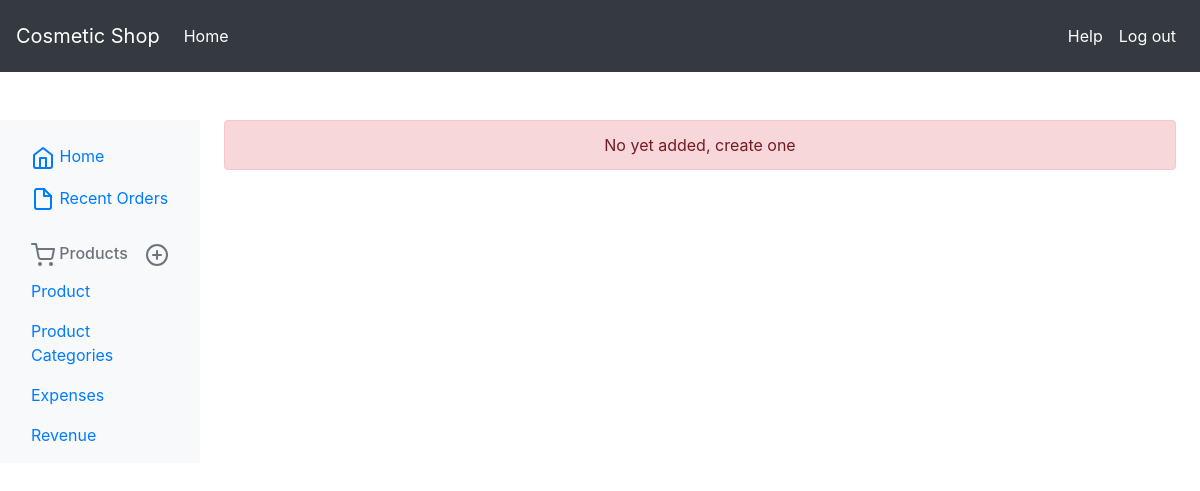
Page /manage/list-of-category/ (signed in) on the earlier database version.
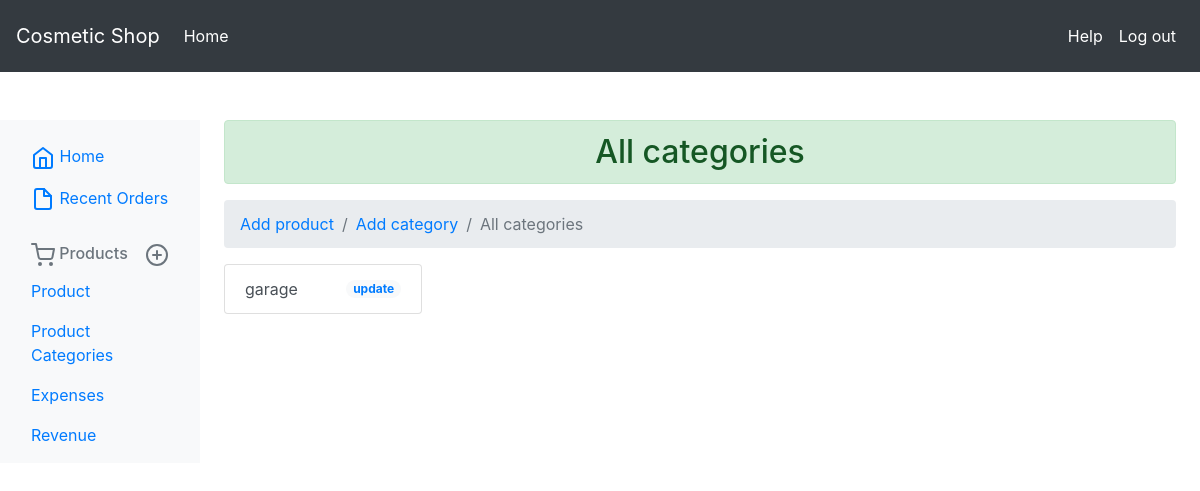
Same page on the later database version.
### shop/models.py (models this page shows, shortened)
class Category(models.Model):
    name = models.CharField(max_length=200, db_index=True)
    slug = models.SlugField(max_length=200, unique=True)
    class Meta:
        ordering = ('name',)
        verbose_name = 'category'
        verbose_name_plural = 'categories'

### manage/views.py (the view)
# urls.py: path('list-of-category/', views.CategoryListView.as_view(), name='category_list'),
@method_decorator([login_required, manager_required], name='dispatch')
class CategoryListView(generic.ListView):
    model = Category
    template_name = 'manage/product/category/list.html'

### manage/templates/manage/product/category/list.html (shortened to what this page needs)
{% extends 'manage/base.html' %}
{% load static %}
{% block products %}
    {% if object_list %}
    <h2 class="text-center alert alert-success">All categories</h2>
         <nav aria-label="breadcrumb">
  <ol class="breadcrumb">
    <li class="breadcrumb-item"><a href="{% url 'manage:create_product' %}">Add product</a></li>
    <li class="breadcrumb-item"><a href="{% url 'manage:category_create' %}">Add category</a></li>
    <li class="breadcrumb-item active" aria-current="page">All categories</li>
  </ol>
</nav>
    <div class="row mx-auto">
    {% for result in object_list %}
            <ul class="list-group">
  <li class="list-group-item list-group-item-action d-flex justify-content-between align-items-center">
    {{ result.name }}
    <span class="badge badge-light badge-pill ml-5"><a class="" href="{% url 'manage:category_update' result.id %}">update</a></span>
  </li>
</ul>
        {% endfor %}
{% else %}
    <div class="alert alert-danger text-center" role="alert">No yet added, create one <a class="" href="{% url 'manage:create_product' %}"></a></div>
</div>
{% endif %}
{% endblock %}

Differences in the rows shown:
added Category: name "garage"
Other differences:
text no longer shown: "No yet added, create one"
text now shown: "All categories Add product Add category All categories"
